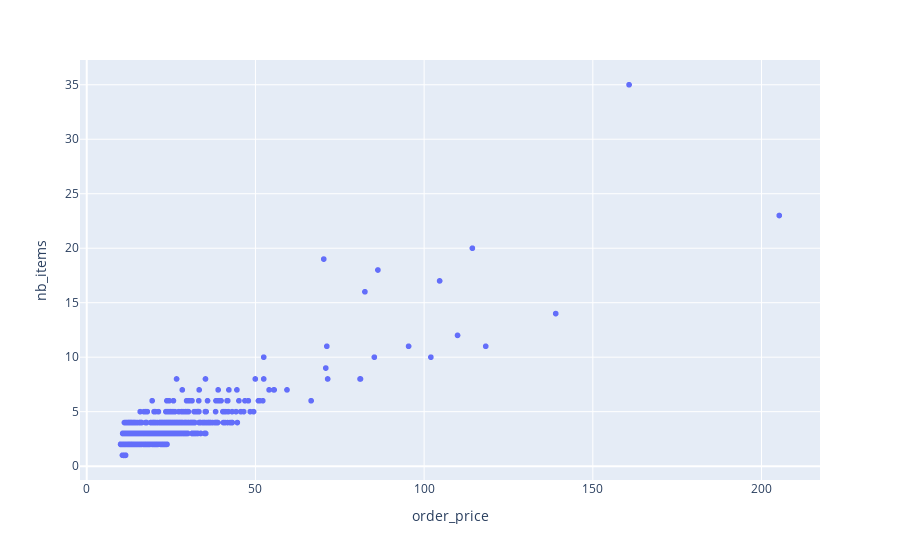

The notebook cell this image was saved under:
### Code cell
# Solution 4 : plotly express
fig = px.scatter(quant_order, x='order_price', y='nb_items')
fig.show()

### Figure 1 — Plotly figure (JSON) as saved in the notebook; plotly's stock layout.template omitted (floating-point values rounded to 4 significant figures; data arrays with more than 128 entries replaced by an {"elided": "..."} marker saying what was removed)
{"data": [{"hovertemplate": "order_price=%{x}<br>nb_items=%{y}<extra></extra>", "legendgroup": "", "marker": {"color": "#636efa", "symbol": "circle"}, "mode": "markers", "name": "", "showlegend": false, "type": "scattergl", "x": {"elided": "1834 float values"}, "xaxis": "x", "y": {"elided": "1834 int values"}, "yaxis": "y"}], "layout": {"legend": {"tracegroupgap": 0}, "margin": {"t": 60}, "xaxis": {"anchor": "y", "domain": [0, 1], "title": {"text": "order_price"}}, "yaxis": {"anchor": "x", "domain": [0, 1], "title": {"text": "nb_items"}}}}
